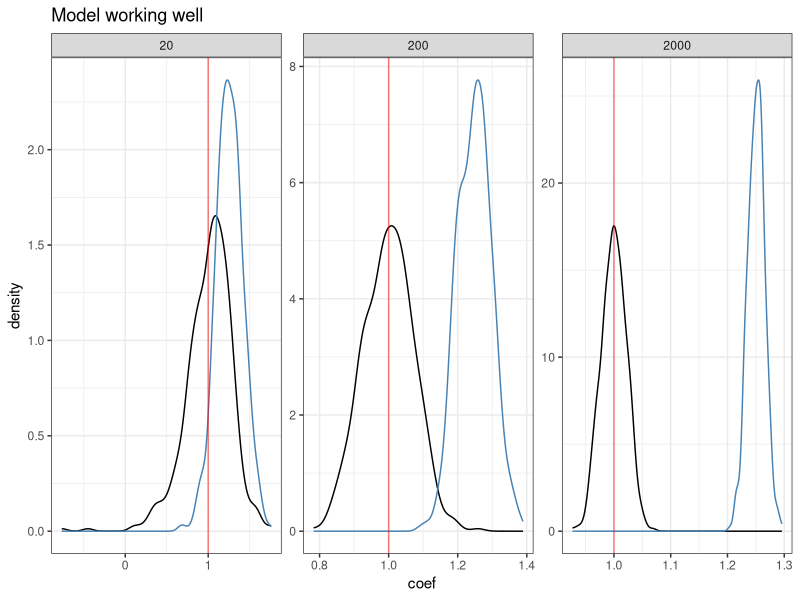

R code for this plot: (Note: this script raises an error after producing the figure.)
# Honore - assignment 4 code 

rm(list = ls())
library(AER)
library(ggplot2)
library(tidyverse)
library(xtable)

theme_set(theme_bw())
set.seed(1)
out = paste0("/Users/tombearpark/Documents/princeton/1st_year/", 
        "ECO517/honore/assignments/pr4/")

####################################################
# Functions
####################################################
# Generate data and run IV
return_coef = function(j, N, d0, d1, a1, a2, q) 
{
  # Generate data
  df = data.frame(
    v1 = rnorm(N), v2 = rnorm(N), v3 = rnorm(N)
  )
  for (i in seq(1,100)){
    df[paste0("x",i)] = rnorm(N)
  }
  df = mutate(df, j = j, 
              z = a1 * x1 + a2 * x2 + v1 + v3,
              y = d0 + d1 * z + v1 + v2)
  # Run and return IV coefficient
  if (q == 1) formula = "y ~ z | 1+ x1 + x2"
  if (q == 2) {
    formula = "y ~ z | 1 "
      for (i in seq(1,100)) formula = paste0(formula, " + x", i)
  }
  iv_c = coef(ivreg(as.formula(formula), data = df))[2]
  ols = coef(lm(y ~ z, data = df))[2]
  return(data.frame(coef = iv_c, ols = ols, j = j, N = N))
}
# Function for running IV on 500 datasets, for 3 different N
run_loops = function(N1, N2, N3, q, a = 1)
{
  return(
    map_dfr(seq(1,500), return_coef, 
          N = N1, d0 = 1, d1 = 1, a1 = a, a2 = a, q = q) %>% 
    bind_rows(
      map_dfr(seq(1,500), return_coef, 
              N = N2, d0 = 1, d1 = a, a1 = a, a2 = 1, q = q)) %>% 
    bind_rows(
      map_dfr(seq(1,500), return_coef, 
              N = N3, d0 = 1, d1 = a, a1 = a, a2 = 1, q = q))
  )
}
# Returns and saves a latex table of summary stats
return_table = function(df, out, part) 
{
  out1 = df %>% group_by(N) %>% 
    summarise(mean = mean(coef), median = median(coef), 
              sd = sd(coef), iqr = IQR(coef))
  
  print(xtable(out1, type = "latex"), file = paste0(out, "q3_p", part,".tex"))
  return(out1)
}

####################################################
# Question 1
####################################################

# Generate IV estimates for each of 500 datasets
df1 = run_loops(20, 200, 2000, 1)

# Show comparison to naive ols estimator... 
p1 = ggplot(data = df1, aes(group = N)) + 
  geom_density(aes(x = coef)) + 
  geom_density(aes(x = ols), color = "steelblue") + 
  facet_wrap(~N, scales = "free") + 
  geom_vline(xintercept = 1,color = "red", alpha = 0.5)  + 
  ggtitle("Model working well")
p1
ggsave(p1, file= paste0(out, "q3_p1.png"))

# output means / sd / etc
return_table(df, out, 1)

####################################################
# Question 2
####################################################

# Generate IV estimates for each of 500 datasets
df2 = run_loops(200, 2000, 20000, 2)

# Show comparison to naive ols estimator... 
p2 = ggplot(data = df2, aes(group = N)) + 
  geom_density(aes(x = coef)) + 
  geom_density(aes(x = ols), color = "steelblue") + 
  facet_wrap(~N, scales = "free") + 
  geom_vline(xintercept = 1,color = "red", alpha = 0.5) + 
  ggtitle("Many instruments")

ggsave(p2, file= paste0(out, "q3_p2.png"))
p2
# output means / sd / etc
return_table(df2, out, 2)

####################################################
# Question 3
####################################################

# Generate IV estimates for each of 500 datasets
df3 = run_loops(20, 200, 2000, 2, a = 0.01)

# Show comparison to naive ols estimator... 
p3 = ggplot(data = df3, aes(group = N)) + 
  geom_density(aes(x = coef)) + 
  geom_density(aes(x = ols), color = "steelblue") + 
  facet_wrap(~N, scales = "free") + 
  geom_vline(xintercept = 1,color = "red", alpha = 0.5)  + 
  ggtitle("Weak instruments")
p3
ggsave(p3, file= paste0(out, "q3_p3.png"))

# output means / sd / etc
return_table(df3, out, 3)
